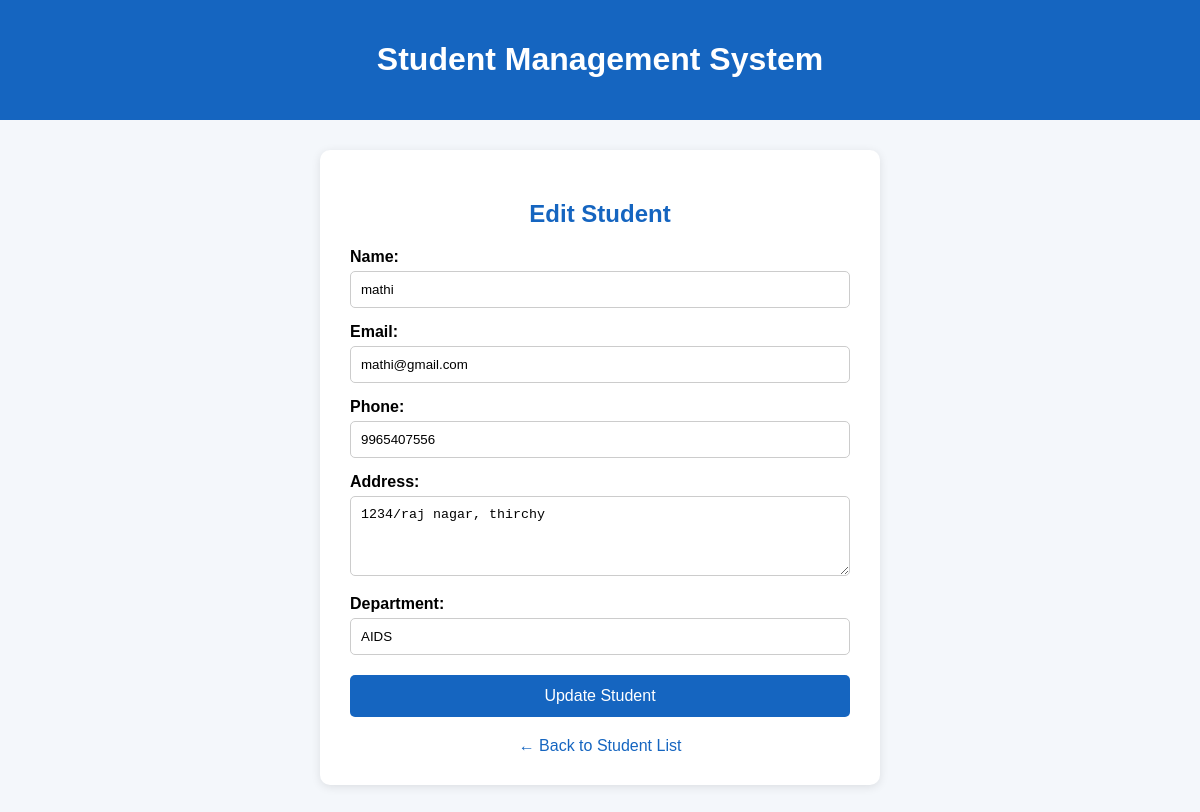
The page /edit/3/ on the database its author committed.
### students/models.py (models this page shows, shortened)
class Student(models.Model):
    name = models.CharField(max_length=100)
    email = models.EmailField(unique=True)
    phone = models.CharField(max_length=15)
    address = models.TextField()
    department = models.CharField(max_length=100)

### students/views.py (the view, shortened to what this page needs)
# urls.py: path('edit/<int:id>/', views.edit_student, name='edit_student'),
def edit_student(request, id):
    student = Student.objects.get(id=id)
    return render(request, 'students/edit_student.html', {
        'student': student
    })

### students/templates/students/edit_student.html (shortened to what this page needs)
<!DOCTYPE html>
<html>
<head>
</head>
<body>
    <div class="header">
        <h1>Student Management System</h1>
    </div>
    <div class="container">
        <h2>Edit Student</h2>
        <form method="POST">
            <label>Name:</label>
            <input
                type="text"
                name="name"
                value="{{ student.name }}"
                required
            >
            <label>Email:</label>
            <input
                type="email"
                name="email"
                value="{{ student.email }}"
                required
            >
            <label>Phone:</label>
            <input
                type="tel"
                name="phone"
                value="{{ student.phone }}"
                pattern="[0-9]{10}"
                maxlength="10"
                required
            >
            <label>Address:</label>
            <textarea
                name="address"
                required
            >{{ student.address }}</textarea>
            <label>Department:</label>
            <input
                type="text"
                name="department"
                value="{{ student.department }}"
                required
            >
            <button type="submit">
                Update Student
            </button>
        </form>
        <a href="{% url 'student_list' %}" class="back">
            ← Back to Student List
        </a>
    </div>
</body>
</html>

### students/templates/students/edit_student.html (style rules this page uses)
body { font-family: Arial, sans-serif; background-color: #f4f7fb; margin: 0; }
.header { background-color: #1565c0; color: white; text-align: center; padding: 20px; }
.container { width: 500px; margin: 30px auto; background-color: white; padding: 30px; border-radius: 10px; box-shadow: 0 2px 10px rgba(0,0,0,0.1); }
h2 { color: #1565c0; text-align: center; }
label { display: block; margin-top: 15px; margin-bottom: 5px; font-weight: bold; }
input, textarea { width: 100%; padding: 10px; border: 1px solid #ccc; border-radius: 5px; box-sizing: border-box; }
textarea { height: 80px; }
button { width: 100%; margin-top: 20px; padding: 12px; background-color: #1565c0; color: white; border: none; border-radius: 5px; cursor: pointer; font-size: 16px; }
.back { display: block; text-align: center; margin-top: 20px; color: #1565c0; text-decoration: none; }

### rows shown on the page
Student: name "mathi", email "mathi@gmail.com", phone "9965407556", address "1234/raj nagar, thirchy", department "AIDS"
